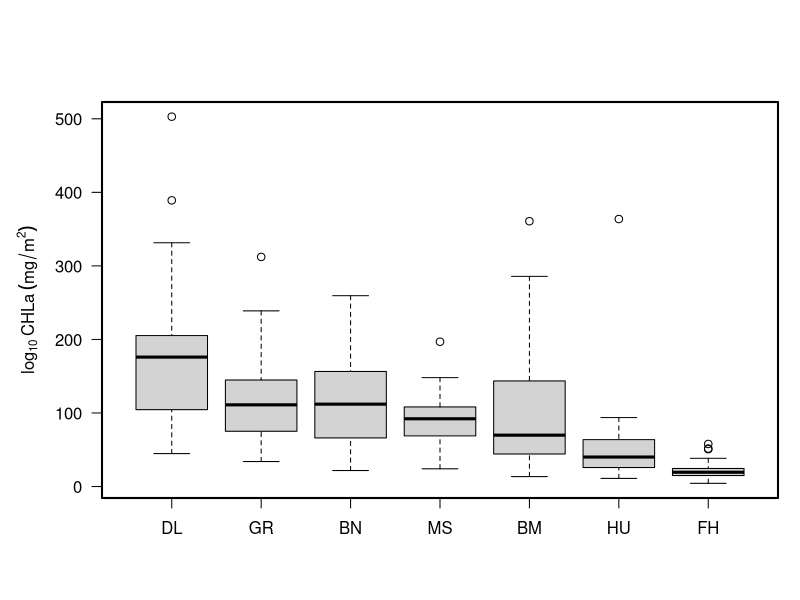

Here is the R script that generated this plot:
library(readr)
library(ggplot2)

ucfr.data <- read.csv("2_Incremental/LAGDATA_CURRENT.csv")

#### Boxplot of chlorophyll by site ####

names(ucfr.data)

as.factor(ucfr.data$Site.1)

ucfr.data$Site.1  = factor(ucfr.data$Site.1, levels=c("DL", "GR", "BN", "MS", "BM", "HU", "FH"))

y_expression <- expression(log[10] ~ "CHLa" ~ (mg/m^2))

png("3_Products/Manuscript_files/FIGURES/test.png")
par(mar=c(5,5,5,1)+.1)
boxplot(Chlorophyll.a ~ Site.1, ucfr.data,                              
        ylab = y_expression,
        text.font=2,
        xlab=NULL,
        las=1,
        cex.lab=1
)
box(lwd=2)
dev.off()

#### Variance inflation test results for predictor variables ####

Table_1<-knitr::kable(read.csv("3_Products/Manuscript_files/TABLES/test1.csv"), "simple")

